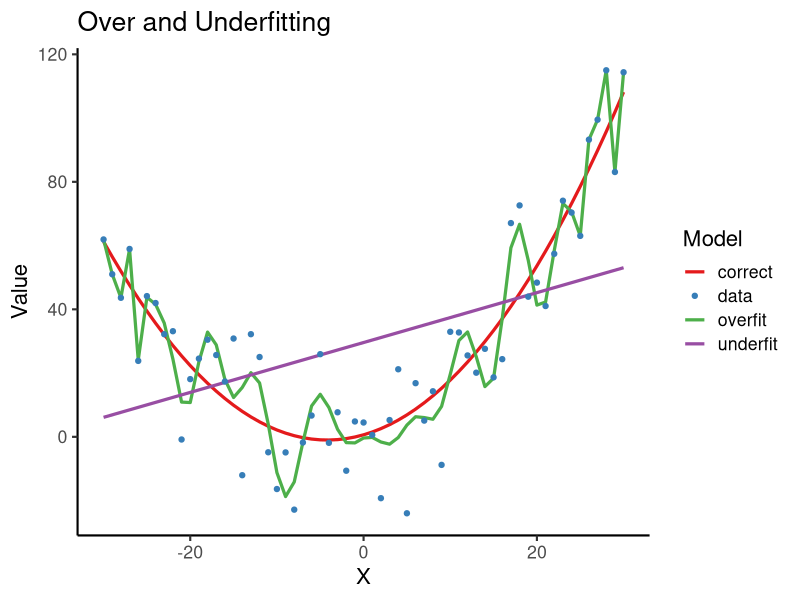
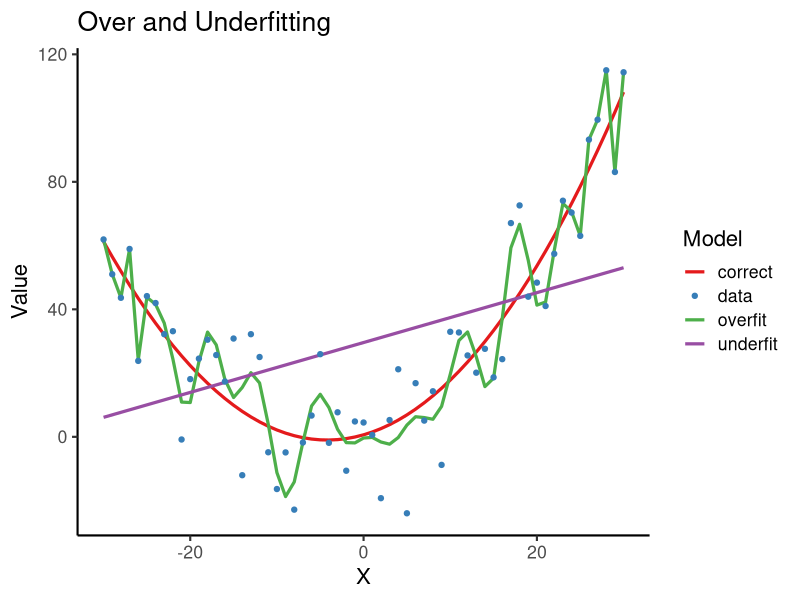

Generate these figures, in order, with R:
library(ggplot2)
library(dplyr)
library(tidyr)
library(tibble)

mydf <- tibble(x = seq(-30, 30, 1),
               y = 0.5*x + 0.1*x*x+ rnorm(length(x), 0, 15))

mylm1 <- lm(y~x, data=mydf)
# mylm2 <- lm(y~I(x**11)+I(x**10)+I(x**9)+I(x**8)+I(x**7)+I(x**6)+I(x**5)+I(x**4)+I(x**3)+I(x**2)+x, data=mydf)
mylm2 <- lm(y~poly(x, 50, raw = TRUE), data=mydf)
mylm3 <- lm(y~poly(x, 2, raw = TRUE), data=mydf)


resdf <- transmute(mydf, x,
                   underfit=predict(mylm1),
                   overfit=predict(mylm2),
                   correct=predict(mylm3)) %>%
  gather(Model, value, -x)

p1 <- resdf %>% ggplot(aes(y=value, x=x, color=Model)) +
  geom_line(size=1.1) +
  geom_point(aes(y=y, x=x, color="data"), data=mydf) +
  xlab("X") + ylab("Value") +
  theme_classic(base_size = 16) + scale_color_brewer(type="qual", palette = 6) +
  ggtitle("Over and Underfitting")
print(p1)
ggsave("overunderfit.png")
